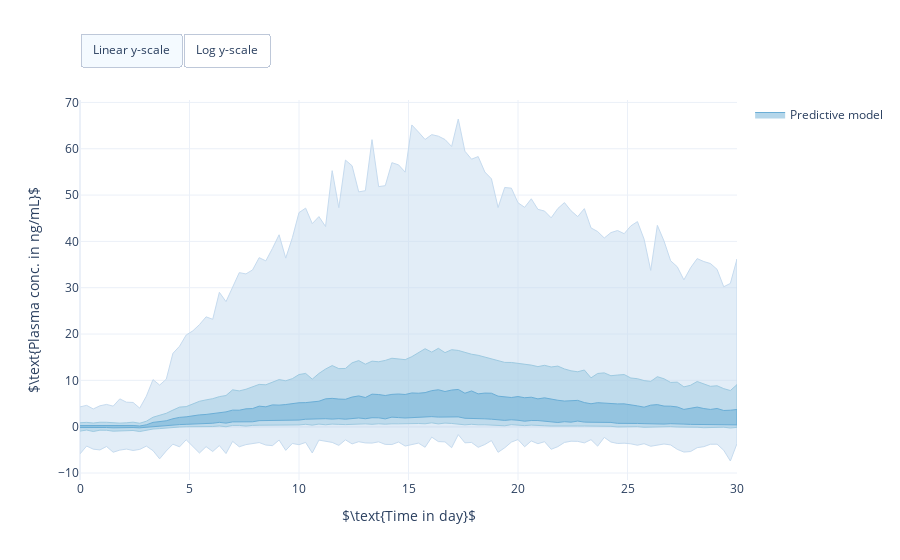

The code cell stored with this chart in its notebook:
### Markdown cell above
### Visualise prior predictive model

### Code cell
import numpy as np

seed = 42
n_samples = 1000
times = np.linspace(0, 30, num=100)
samples = model.sample(times, n_samples, seed)

# Visualise prior predictive model
fig = erlo.plots.PDPredictivePlot()
fig.add_prediction(data=samples, bulk_probs=[0.3, 0.6, 0.9])
fig.set_axis_labels(xlabel=r'$\text{Time in day}$', ylabel=r'$\text{Plasma conc. in ng/mL}$')
fig.show()

### Figure 1 — Plotly figure (JSON) as saved in the notebook; plotly's stock layout.template omitted (floating-point values rounded to 4 significant figures; data arrays with more than 128 entries replaced by an {"elided": "..."} marker saying what was removed)
{"data": [{"fill": "toself", "hoverinfo": "text", "legendgroup": "Model prediction", "line": {"color": "rgb(198,219,239)", "width": 1}, "name": "Predictive model", "showlegend": false, "text": "0.9 Bulk", "type": "scatter", "x": {"elided": "200 float values"}, "y": {"elided": "200 float values"}}, {"fill": "toself", "hoverinfo": "text", "legendgroup": "Model prediction", "line": {"color": "rgb(158,202,225)", "width": 1}, "name": "Predictive model", "showlegend": false, "text": "0.6 Bulk", "type": "scatter", "x": {"elided": "200 float values"}, "y": {"elided": "200 float values"}}, {"fill": "toself", "hoverinfo": "text", "legendgroup": "Model prediction", "line": {"color": "rgb(107,174,214)", "width": 1}, "name": "Predictive model", "showlegend": true, "text": "0.3 Bulk", "type": "scatter", "x": {"elided": "200 float values"}, "y": {"elided": "200 float values"}}], "layout": {"autosize": true, "updatemenus": [{"buttons": [{"args": [{"yaxis.type": "linear"}], "label": "Linear y-scale", "method": "relayout"}, {"args": [{"yaxis.type": "log"}], "label": "Log y-scale", "method": "relayout"}], "direction": "left", "pad": {"r": 0, "t": -10}, "showactive": true, "type": "buttons", "x": 0, "xanchor": "left", "y": 1.15, "yanchor": "top"}], "xaxis": {"title": {"text": "$\\text{Time in day}$"}}, "yaxis": {"title": {"text": "$\\text{Plasma conc. in ng/mL}$"}}}}
